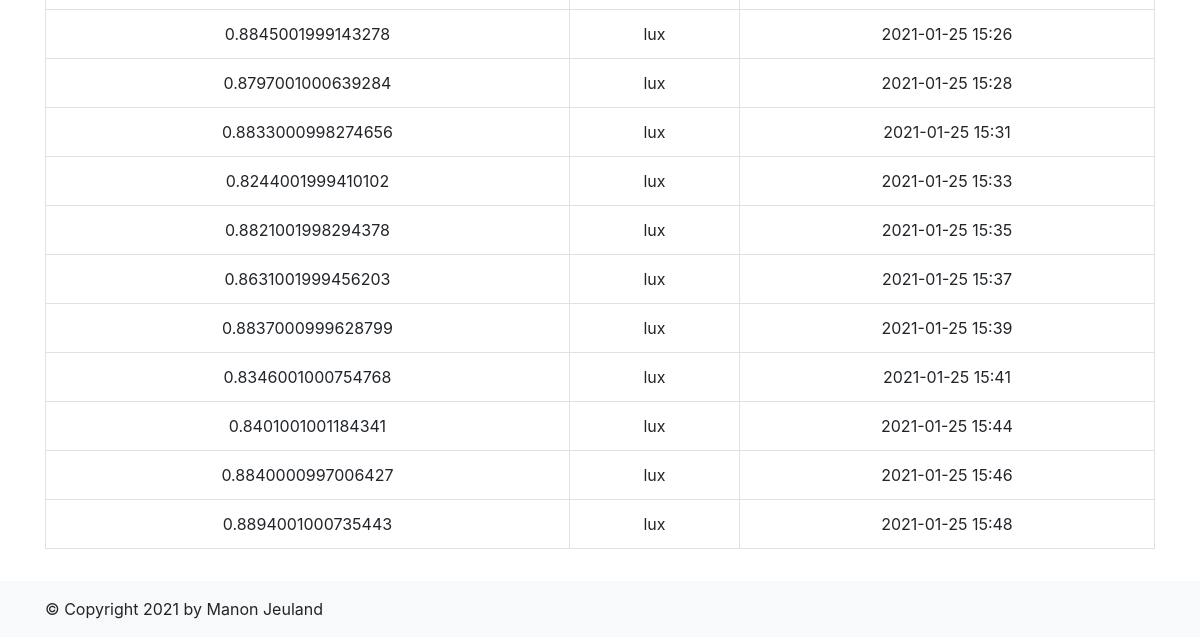
/capteur/1 (lower part), run on an earlier commit of the app's database.
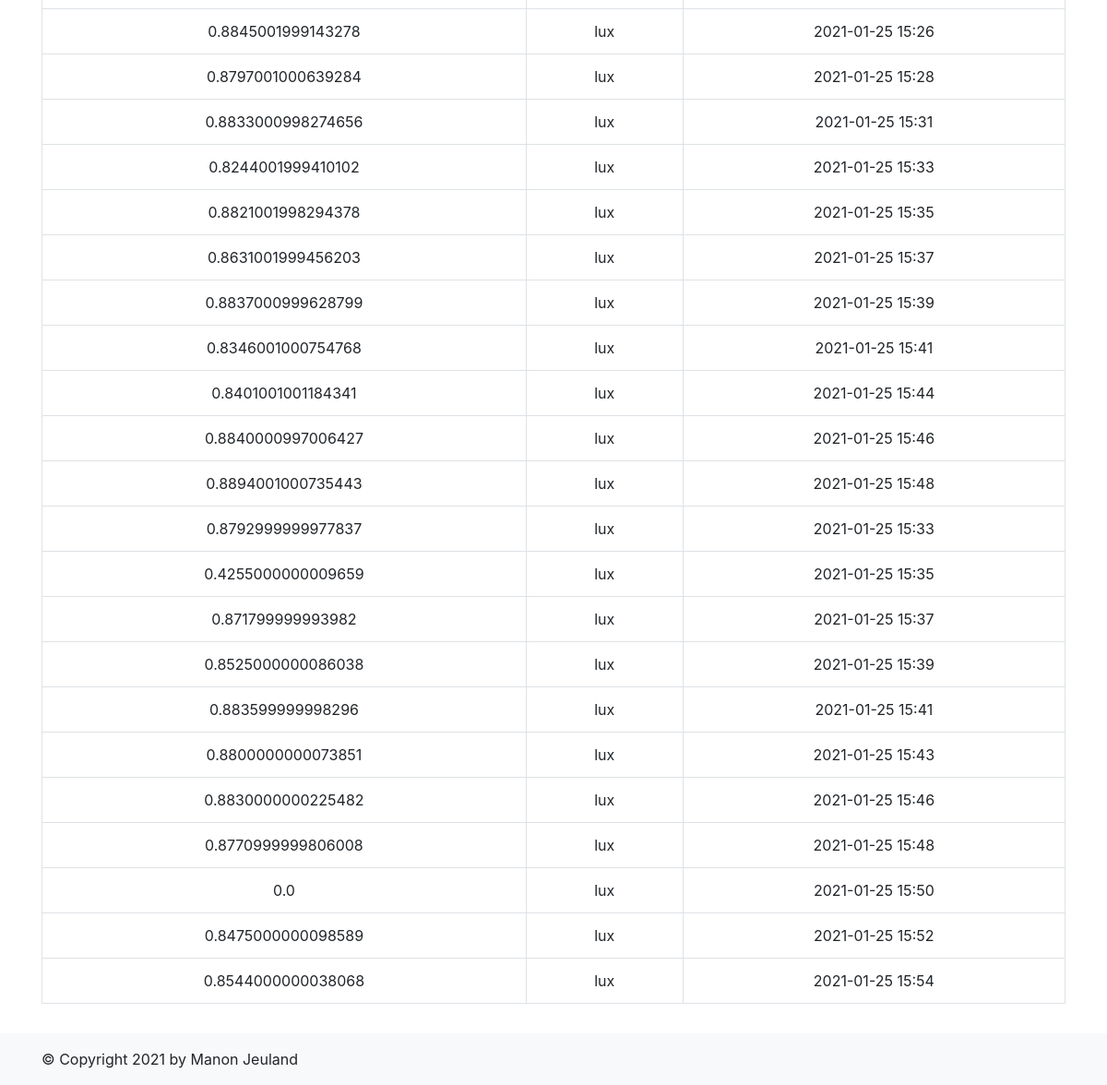
And on a later commit of the database.
### models.py (models this page shows, shortened)
class Donnee(Base):
    __tablename__ = 'donnee'
    id = Column(Integer, primary_key=True)
    value = Column(Float, nullable=False)
    unite = Column(String(50), nullable=False)
    date = Column(DateTime, nullable=False, default=datetime.utcnow)
    capteurid = Column(Integer, ForeignKey('capteur.name'), nullable=False)
    def date_str(self):
        return str(self.date)

### App.py (the view)
@app.route ('/capteur/<idcapteur>', methods=['GET', 'POST'])
def page_capteur(idcapteur):
    capteurs = models.Capteur.query.filter(models.Capteur.id == idcapteur).all()
    donneestable = models.Donnee.query.filter(models.Donnee.capteurid == idcapteur)
    return render_template('capteur.html', idcapteur=idcapteur, capteurs=capteurs, donneestable=donneestable)

### templates/capteur.html (shortened to what this page needs)
{% extends "base.html" %}
{% set active_page = "capteur" %}
{% block content %}
{% if donneestable %}
    <table class="table table-bordered table-hover">
        <tbody>
            {% for donnee in donneestable %}
            <tr>
                <td>{{donnee.value}}</td>
                <td>{{donnee.unite}}</td>
                <td>{{donnee.date_str()[0:16]}}</td>
            </tr>
            {% endfor %}
        </tbody>
    </table>
{% endif %}
{% endblock %}

### templates/base.html (shortened to what this page needs)
<!DOCTYPE html>
<html lang="en">
<head>
    {% block head %}
    <link rel="stylesheet" type="text/css" href="{{ url_for('static', filename='style.css') }}">
    <link rel="stylesheet" type="text/css" href="https://cdnjs.cloudflare.com/ajax/libs/Chart.js/2.9.4/Chart.css">
    {{ bootstrap.load_css() }}
    {% endblock %}
</head>
<body>
    <div class="container site-content my-3">{% block content %}{% endblock %}</div>
    <div class="footer mt-auto py-3 bg-light">
        <div class="container">
            {% block footer %}
        &copy; Copyright 2021 by Manon Jeuland
        {% endblock %}
        </div>
    </div>
</body>
</html>

### static/style.css (style rules this page uses)
body { margin: 0; display: flex; flex-direction: column; min-height: 100vh; }
.site-content { flex: 1; }
table, th, td { text-align: center; border: 1px solid black; padding: 10px; }

What changed in the data, as far as the page shows it:
added Donnee: value "0.8792999999977837", unite "lux", date "2021-01-25 15:33"
added Donnee: value "0.4255000000009659", unite "lux", date "2021-01-25 15:35"
added Donnee: value "0.871799999993982", unite "lux", date "2021-01-25 15:37"
added Donnee: value "0.8525000000086038", unite "lux", date "2021-01-25 15:39"
added Donnee: value "0.883599999998296", unite "lux", date "2021-01-25 15:41"
added Donnee: value "0.8800000000073851", unite "lux", date "2021-01-25 15:43"
added Donnee: value "0.8830000000225482", unite "lux", date "2021-01-25 15:46"
added Donnee: value "0.8770999999806008", unite "lux", date "2021-01-25 15:48"
added Donnee: value "0.0", unite "lux", date "2021-01-25 15:50"
added Donnee: value "0.8475000000098589", unite "lux", date "2021-01-25 15:52"
added Donnee: value "0.8544000000038068", unite "lux", date "2021-01-25 15:54"
